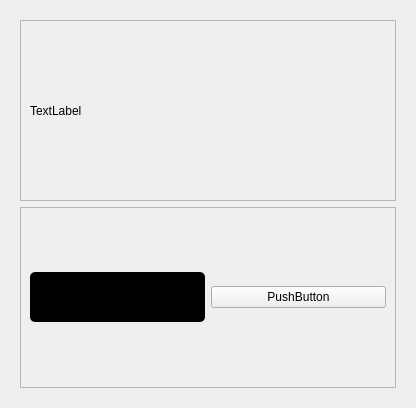
<?xml version="1.0" encoding="UTF-8"?>
<ui version="4.0">
 <class>Dialog</class>
 <widget class="QDialog" name="Dialog">
  <property name="geometry">
   <rect>
    <x>0</x>
    <y>0</y>
    <width>416</width>
    <height>408</height>
   </rect>
  </property>
  <property name="windowTitle">
   <string>Dialog</string>
  </property>
  <layout class="QGridLayout" name="gridLayout">
   <item row="0" column="0">
    <widget class="QWidget" name="widget" native="true">
     <layout class="QGridLayout" name="gridLayout_2">
      <item row="0" column="0">
       <widget class="QFrame" name="frame">
        <property name="frameShape">
         <enum>QFrame::StyledPanel</enum>
        </property>
        <property name="frameShadow">
         <enum>QFrame::Raised</enum>
        </property>
        <layout class="QVBoxLayout" name="verticalLayout">
         <item>
          <widget class="QLabel" name="label">
           <property name="styleSheet">
            <string notr="true">text-align: center;</string>
           </property>
           <property name="text">
            <string>TextLabel</string>
           </property>
          </widget>
         </item>
        </layout>
       </widget>
      </item>
      <item row="1" column="0">
       <widget class="QFrame" name="frame_2">
        <property name="frameShape">
         <enum>QFrame::StyledPanel</enum>
        </property>
        <property name="frameShadow">
         <enum>QFrame::Raised</enum>
        </property>
        <layout class="QGridLayout" name="gridLayout_3">
         <item row="0" column="0">
          <widget class="QPushButton" name="pushButton">
           <property name="minimumSize">
            <size>
             <width>0</width>
             <height>50</height>
            </size>
           </property>
           <property name="styleSheet">
            <string notr="true">background-color: rgb(0, 0, 0);
border-radius: 5px;
border: none;</string>
           </property>
           <property name="text">
            <string>PushButton</string>
           </property>
          </widget>
         </item>
         <item row="0" column="1">
          <widget class="QPushButton" name="pushButton_2">
           <property name="text">
            <string>PushButton</string>
           </property>
          </widget>
         </item>
        </layout>
       </widget>
      </item>
     </layout>
    </widget>
   </item>
  </layout>
 </widget>
 <resources/>
 <connections/>
</ui>
